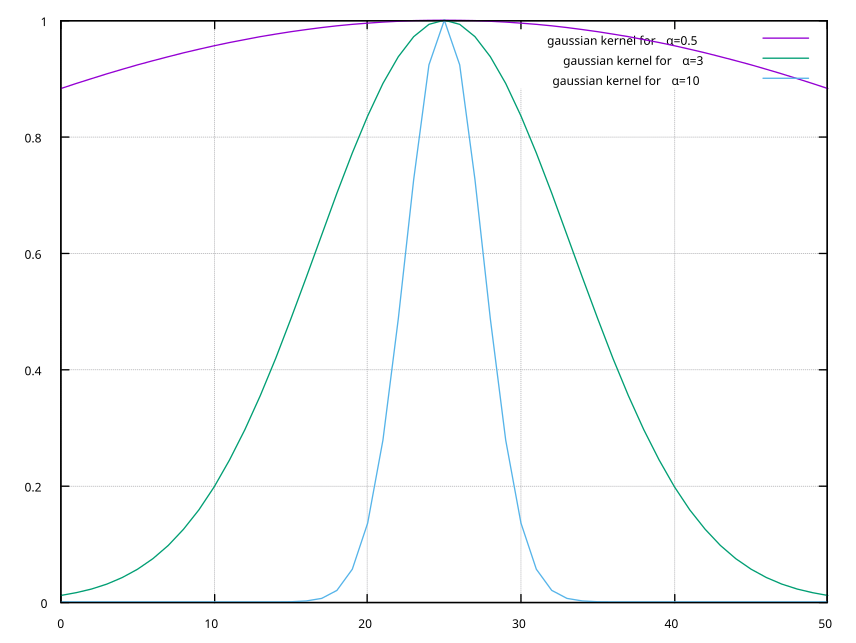

This figure's gnuplot source:
#!/usr/bin/gnuplot

set term qt persist
set xrange [0:50]
set yrange [0:1]
set grid
plot 'examples/01-kernels.dat' using 1 title 'gaussian kernel for α=0.5' with lines, 'examples/01-kernels.dat' using 2 title 'gaussian kernel for α=3' with lines, 'examples/01-kernels.dat' using 3 title 'gaussian kernel for α=10' with lines
